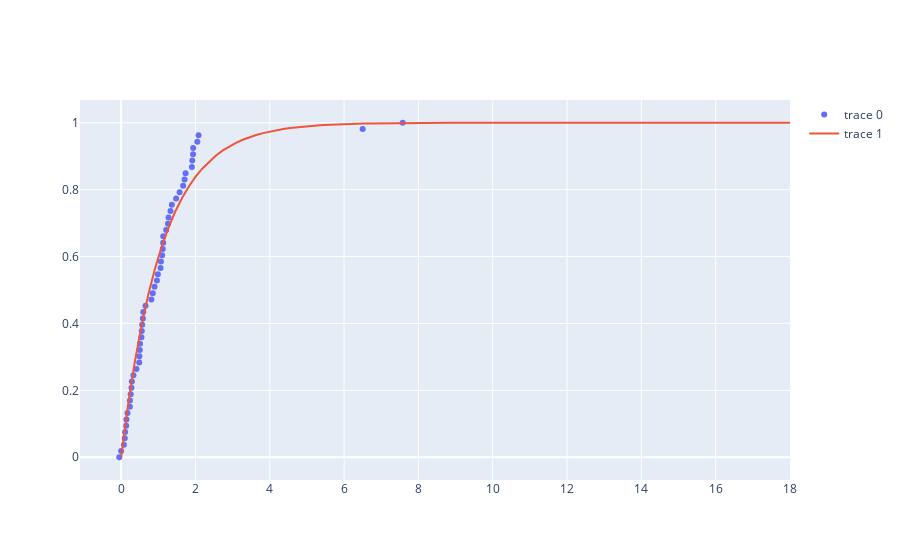

Notebook code for this chart:
### Code cell
fig = go.Figure()
v = np.abs (coefficients)


def exp_cdf (x, a):
    return 1- np.exp(-a*x)

popt, pcov = opt.curve_fit(exp_cdf, np.sort(v-1), np.linspace(0, 1, len(v)), p0=[1])


#fig.add_trace(go.Scatter(x=df['location'], y=df['raw'], name='Raw Signal', mode='markers',marker=markers))
#fig.add_trace(go.Scatter(y = X, mode = 'markers'))
fig.add_trace(go.Scatter (x = np.sort(v-1), y = np.linspace (0,1,len(v)), mode = 'markers'))

c = np.linspace (0, 18, 100)
fig.add_trace(go.Scatter (x = c, y = exp_cdf(c, *popt)))
